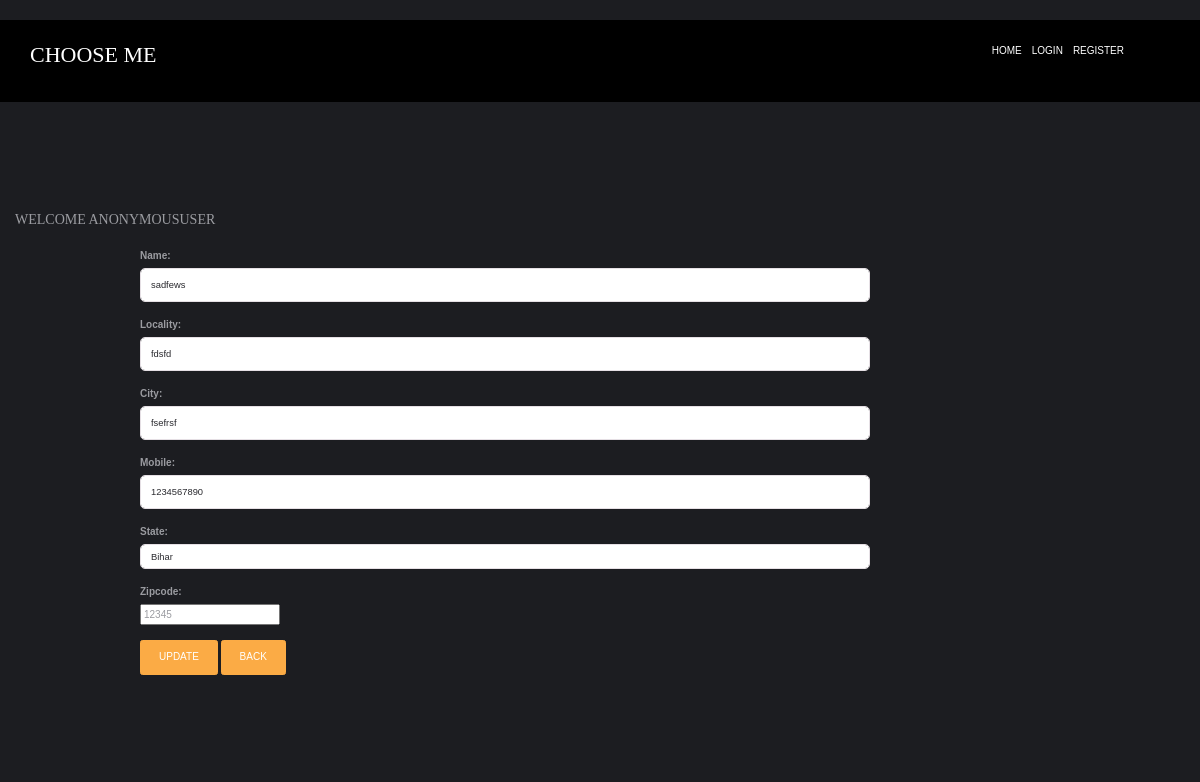
The app's page /accounts/updateAddress/3 with its own data.
### accounts/models.py (models this page shows, shortened)
class Customer(models.Model):
    user =models.ForeignKey(User,on_delete=models.CASCADE)
    name= models.CharField(max_length=200)
    locality = models.CharField(max_length=200)
    city = models.CharField(max_length=50)
    mobile = models.IntegerField()
    zipcode = models.IntegerField()
    state = models.CharField(choices = STATE_CHOICES,max_length=100)

### accounts/views.py (the view, shortened to what this page needs)
# urls.py: path('updateAddress/<int:pk>',views.updateAddress.as_view(),name='updateAddress'),
class updateAddress(View):
    def get(self,request,pk):
        add = Customer.objects.get(pk=pk)
        form = CustomerProfileForm(instance=add)
        return render(request,'updateAddress.html',locals())

### accounts/forms.py
class CustomerProfileForm(forms.ModelForm):
    zipcode = forms.CharField(max_length=6, validators=[MaxLengthValidator(6)])
    class Meta:
       model =Customer
       fields =['name','locality','city','mobile','state','zipcode']
       widgets={
           'name': forms.TextInput(attrs={'class':'form-control'}),
           'locality': forms.TextInput(attrs={'class':'form-control'}),
           'city': forms.TextInput(attrs={'class':'form-control'}),
           'mobile': forms.TextInput(attrs={'class': 'form-control', 'placeholder': '+91 9852 8855 252', 'value': '+91 9852 8855 252'}),
           'state': forms.Select(attrs={'class':'form-control'}),
           'zipcode': forms.NumberInput(attrs={'class':'form-control'}),
       }

### cart/context_processor.py (called while the page is built)
def count(request):
    item_count = 0
    order_count = 0
    if 'admin' in request.path:
        return {}
    try:
        if request.user.is_authenticated:
            cart = cartlist.objects.filter(cart_id=c_id(request))
            items_in_cart = items.objects.filter(cart=cart[:1])
            item_count = sum(item.quan for item in items_in_cart)
            order_count = Order.objects.filter(user=request.user).count()
    except cartlist.DoesNotExist:
        pass
    return {'itc': item_count, 'order_count': order_count}

### template/updateAddress.html (shortened to what this page needs)
{% extends 'base.html' %}
{% load static %}
{% block content %}
<div class="container my-5">
    <div class="row">
        <h3>Welcome
            <span class="text-cpitalize">{{ request.user}}</span>
        </h3>
    </div>
    <div class="col-sm-8 offset-sm-1">
        <form action ='' method="post">
            {% for fm in form  %}
                {{fm.label_tag}} {{fm}}
                <br>
            {% endfor %}
            <div>
                <button type="submit" class="btn btn-primary"> Update</button>
                <a href="{% url 'address' %}" type="button" class="btn btn-danger">Back</a>
            </div>
        </form>
    </div>
</div>
{% endblock %}

### static/hm/layout/styles/layout.css (style rules this page uses)
.container { padding:80px 0; }
*, *::before, *::after { transition:all .3s ease-in-out; }
body { color:#A5A6AA; background-color:#1C1D21; }
a { color:#FBAB45; }
.btn, .btn.inverse:hover { color:#FFFFFF; background-color:#FBAB45; border-color:#FBAB45; }

### static/hm/layout/styles/profile.css (style rules this page uses)
body { margin-top:20px; color: #9b9ca1; }
.form-control { display: block; width: 100%; padding: 0.5rem 1rem; font-size: 0.9375rem; font-weight: 400; line-height: 1.6; color: #29292e; background-color: #fff; background-clip: padding-box; border: 1px solid #e5dfe4; -webkit-appearance: none; -moz-appearance: none; appearance: none; border-radius: 5px; -webkit-transition: border-color 0.15s ease-in-out, -webkit-box-shadow 0.15s ease-in-out; transition: border-color 0.15s ease-in-out, -webkit-box-shadow 0.15s ease-in-out; transition: border-color 0.15s ease-in-out, box-shadow 0.15s ease-in-out; transition: border-color 0.15s ease-in-out, box-shadow 0.15s ease-in-out, -webkit-box-shadow 0.15s ease-in-out; }

### static/hm/layout/styles/framework.css (style rules this page uses)
html { overflow-y:scroll; overflow-x:hidden; }
*, *::before, *::after { box-sizing:border-box; }
.btn { display:inline-block; padding:8px 18px 10px; text-transform:uppercase; border:1px solid; }
a { outline:none; text-decoration:none; }
body, input, textarea, select { font-family:Verdana, Geneva, sans-serif; }
h1, h2, h3, h4, h5, h6, .heading { font-family:Georgia, "Times New Roman", Times, serif; }
form, fieldset, legend { margin:0; padding:0; border:none; }
label, input, textarea, select, button { display:block; resize:none; outline:none; color:inherit; font-size:inherit; font-family:inherit; vertical-align:middle; }
label { margin-bottom:5px; }
:required, :invalid { outline:none; box-shadow:none; }
::placeholder { opacity:1; }
h1, h2, h3, h4, h5, h6, .heading { margin:0 0 20px 0; font-size:1.4rem; line-height:normal; font-weight:normal; text-transform:uppercase; }

### records on screen
Customer: form "sadfews" "fdsfd" "fsefrsf" "1234567890" "Bihar" "12345"

### other values on screen
{{ request.user }} "ANONYMOUSUSER"
{{ fm.label_tag }} "Name:" "Locality:" "City:" "Mobile:" "State:" "Zipcode:"
